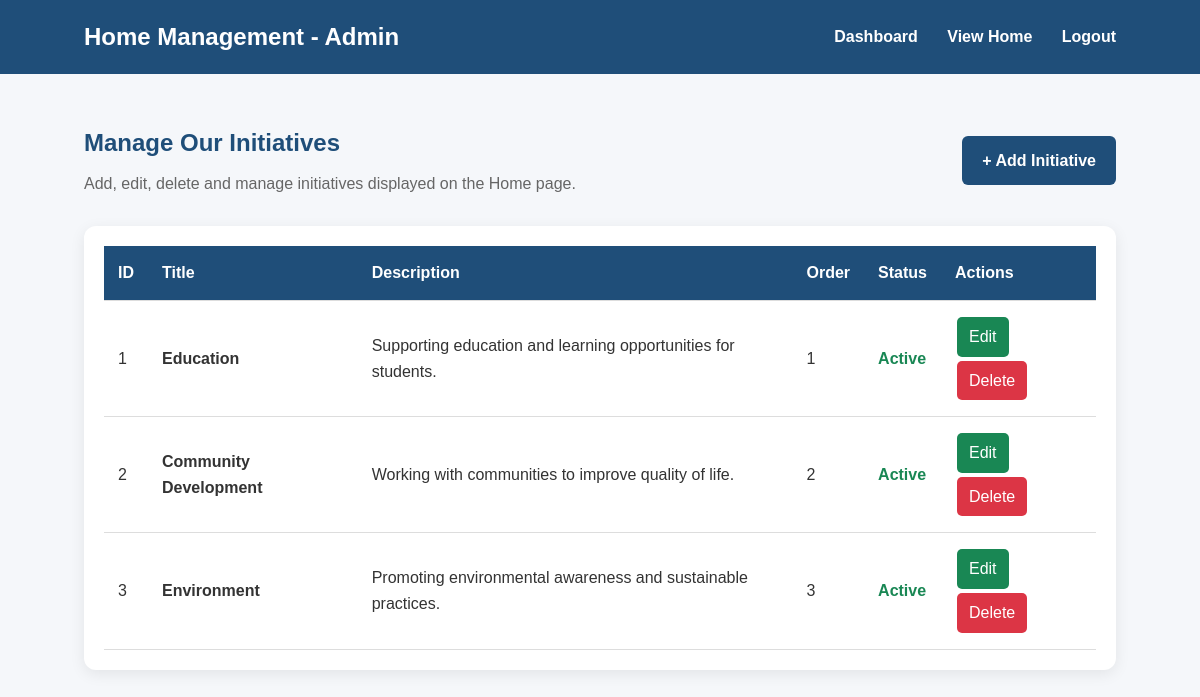
/admin/initiatives (signed in), run on the app's committed database.
### tables this page shows
CREATE TABLE initiatives (
            id INTEGER PRIMARY KEY AUTOINCREMENT,
            title TEXT NOT NULL,
            description TEXT,
            image_url TEXT,
            display_order INTEGER DEFAULT 1,
            status INTEGER DEFAULT 1
        );

### app.py (the view)
@app.route("/admin/initiatives")
def manage_initiatives():
    if not session.get("admin_logged_in"):
        return redirect(
            url_for("admin_login")
        )
    connection = get_db_connection()
    initiatives = connection.execute(
        """
        SELECT *
        FROM initiatives
        ORDER BY display_order
        """
    ).fetchall()
    connection.close()
    return render_template(
        "initiatives.html",
        initiatives=initiatives
    )

### database.py (called while the page is built)
def get_db_connection():
    connection = sqlite3.connect(DATABASE)
    connection.row_factory = sqlite3.Row
    return connection

### templates/initiatives.html (shortened to what this page needs)
<!DOCTYPE html>
<html lang="en">
<head>
    <link rel="stylesheet"
          href="{{ url_for('static', filename='css/style.css') }}">
</head>
<body>
<header>
    <div class="logo">
        Home Management - Admin
    </div>
    <nav>
        <a href="{{ url_for('admin_dashboard') }}">
            Dashboard
        </a>
        <a href="{{ url_for('home') }}">
            View Home
        </a>
        <a href="{{ url_for('admin_logout') }}">
            Logout
        </a>
    </nav>
</header>
<section class="management-section">
    <div class="management-header">
        <div>
            <h1>
                Manage Our Initiatives
            </h1>
            <p>
                Add, edit, delete and manage initiatives
                displayed on the Home page.
            </p>
        </div>
        <a
            href="{{ url_for('add_initiative') }}"
            class="add-button">
            + Add Initiative
        </a>
    </div>
    {% if initiatives %}
    <div class="banner-table-container">
        <table>
            <thead>
                <tr>
                    <th>ID</th>
                    <th>Title</th>
                    <th>Description</th>
                    <th>Order</th>
                    <th>Status</th>
                    <th>Actions</th>
                </tr>
            </thead>
            <tbody>
                {% for initiative in initiatives %}
                <tr>
                    <td>
                        {{ initiative["id"] }}
                    </td>
                    <td>
                        <strong>
                            {{ initiative["title"] }}
                        </strong>
                    </td>
                    <td>
                        {{ initiative["description"] }}
                    </td>
                    <td>
                        {{ initiative["display_order"] }}
                    </td>
                    <td>
                        {% if initiative["status"] == 1 %}
                            <span class="active-status">
                                Active
                            </span>
                        {% else %}
                            <span class="inactive-status">
                                Inactive
                            </span>
                        {% endif %}
                    </td>
                    <td>
                        <a
                            href="{{ url_for(
                                'edit_initiative',
                                initiative_id=initiative['id']
                            ) }}"
                            class="edit-button">
                            Edit
                        </a>
                        <a
                            href="{{ url_for(
                                'delete_initiative',
                                initiative_id=initiative['id']
                            ) }}"
                            class="delete-button"
                            onclick="return confirm(
                                'Are you sure you want to delete this initiative?'
                            );">
                            Delete
                        </a>
                    </td>
                </tr>
                {% endfor %}
            </tbody>
        </table>
    </div>
    {% endif %}
</section>
</body>
</html>

### static/css/style.css (style rules this page uses)
* { margin: 0; padding: 0; box-sizing: border-box; }
body { font-family: Arial, sans-serif; line-height: 1.6; color: #333; background-color: #f8f9fa; }
header { background: #1f4e79; color: white; padding: 18px 7%; display: flex; justify-content: space-between; align-items: center; }
.logo { font-size: 24px; font-weight: bold; }
nav a { color: white; text-decoration: none; margin-left: 25px; font-weight: bold; }
.management-section { padding: 50px 7%; min-height: calc(100vh - 70px); background: #f5f7fa; }
.management-header { display: flex; justify-content: space-between; align-items: center; margin-bottom: 30px; }
.management-header h1 { color: #1f4e79; margin-bottom: 8px; }
.management-header p { color: #666; }
.add-button { background: #1f4e79; color: white; padding: 12px 20px; text-decoration: none; border-radius: 6px; font-weight: bold; }
.banner-table-container { background: white; padding: 20px; border-radius: 12px; box-shadow: 0 4px 15px rgba(0, 0, 0, 0.08); overflow-x: auto; }
table { width: 100%; border-collapse: collapse; }
table th, table td { padding: 14px; text-align: left; border-bottom: 1px solid #ddd; }
table th { background: #1f4e79; color: white; }
.active-status { color: #198754; font-weight: bold; }
.edit-button, .delete-button { display: inline-block; padding: 7px 12px; text-decoration: none; border-radius: 5px; margin: 2px; }
.edit-button { background: #198754; color: white; }
.delete-button { background: #dc3545; color: white; }

### data on the page
initiatives: id "1", title "Education", description "Supporting education and learning opportunities for students.", display_order "1", status "Active"
initiatives: id "2", title "Community Development", description "Working with communities to improve quality of life.", display_order "2", status "Active"
initiatives: id "3", title "Environment", description "Promoting environmental awareness and sustainable practices.", display_order "3", status "Active"
